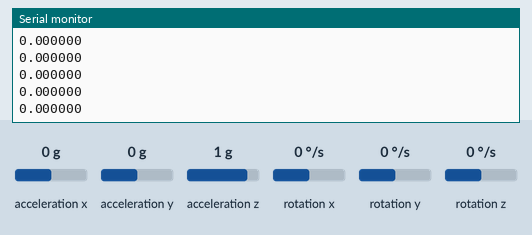
This sketch was run on a simulated Arduino Uno, built with avr-gcc and run on an emulated ATmega328P. On the bench: the last lines printed to the serial monitor. The test bench sets the inputs (shaded band); at power-on: acceleration x 0 g, acceleration y 0 g, acceleration z 1 g, rotation x 0 °/s, rotation y 0 °/s, rotation z 0 °/s.

Above: at 1.2 s.
1.3 s: acceleration x set to -1.4 g
At 1.4 s:
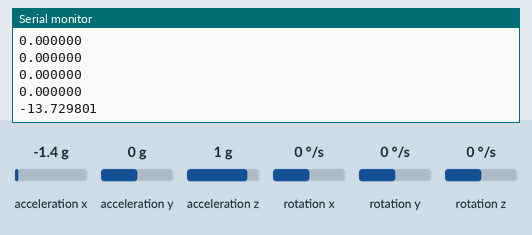
2.8 s: acceleration x set to -0.8 g
At 2.89 s:
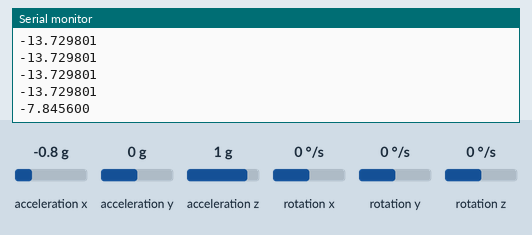
Timing chart, 0 to 5.8 s (numbered marks = the images above; inputs shaded):
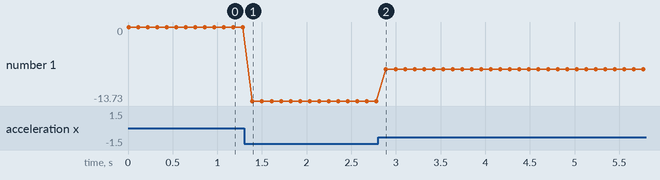

Measured:
- after the input at 1.3 s, the serial monitor: prints a new line after 0.09 s (image 1)
- after the input at 2.8 s, the serial monitor: prints a new line after 0.09 s (image 2)
- plotted number 1: 0 → -13.73 after the input at 1.3 s, -13.73 → -7.85 after the input at 2.8 s

The sketch:

balance_board_sketch.ino
```cpp
// (licence header left out)
#include "MPU9250.h"

// an MPU9250 object with the MPU-9250 sensor on I2C bus 0 with address 0x68
MPU9250 IMU(Wire,0x68);
int status;

void setup() {
  // serial to display data
  Serial.begin(115200);
  while(!Serial) {}

  // start communication with IMU
  status = IMU.begin();\
  if (status < 0) {
    Serial.println("IMU initialization unsuccessful");
    Serial.println("Check IMU wiring or try cycling power");
    Serial.print("Status: ");
    Serial.println(status);
    while(1) {}
  }

//  status = IMU.setAccelRange(MPU9250::ACCEL_RANGE_8G);
}

void loop() {
  // read the sensor
  IMU.readSensor();


//  pitch = 180 * atan2(accelX, sqrt(accelY*accelY + accelZ*accelZ))/PI;

  // display the data
  Serial.println(IMU.getAccelX_mss(),6);
//  Serial.print("\t");
//  Serial.println(IMU.getAccelY_mss(),6);
//  Serial.print("\t");
//  Serial.print(IMU.getAccelZ_mss(),6);
//  Serial.print("\t");
//  Serial.print(IMU.getGyroX_rads(),6);
//  Serial.println(IMU.getGyroY_rads(),6);
//  Serial.print("\t");
//  Serial.print(IMU.getGyroZ_rads(),6);
//  Serial.print("\t");
//  Serial.print(IMU.getMagX_uT(),6);
//  Serial.print("\t");
//  Serial.print(IMU.getMagY_uT(),6);
//  Serial.print("\t");
//  Serial.print(IMU.getMagZ_uT(),6);
//  Serial.print("\t");
//  Serial.println(IMU.getTemperature_C(),6);
  delay(100);
}
```
